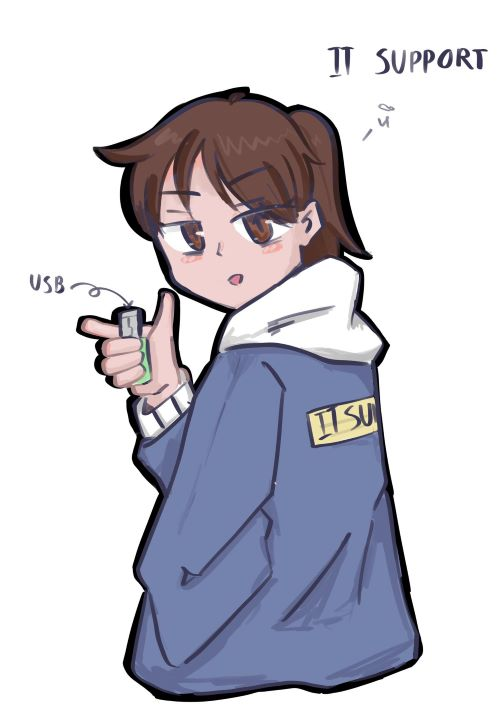
#> input picture image/lab.jpg, 500 x 707 px
$ python lab02.py
#> lines starting #> are read from the running program, lines starting #| are printed output that depends on the picture
import cv2
image = cv2.imread('image/lab.jpg')
#> image is the input picture: shape (707, 500, 3); mean B, G, R 208.1, 199, 199.8

n1 = cv2.resize(image,(500,650))
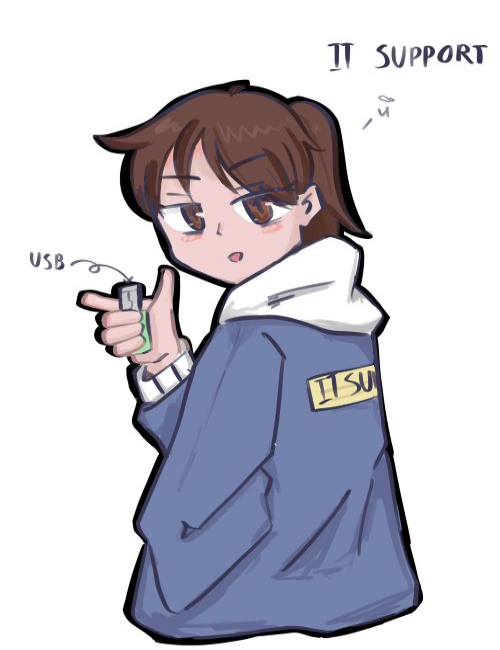
#> n1: shape (650, 500, 3); mean B, G, R 208.1, 199, 199.8

cv2.arrowedLine(n1, (0, 0), (500, 0), (179, 94, 255), 20)
cv2.arrowedLine(n1, (500, 0), (500, 650), (231, 114, 255), 20)
cv2.arrowedLine(n1, (500, 650), (0, 650), (255, 96, 154), 20)
cv2.arrowedLine(n1, (0, 650), (0, 00), (255, 209, 82), 20)

cv2.circle(n1, (250, 325), 250, (8, 107, 206), 10)
cv2.circle(n1, (250, 325), 125, (161, 219, 255), 10)
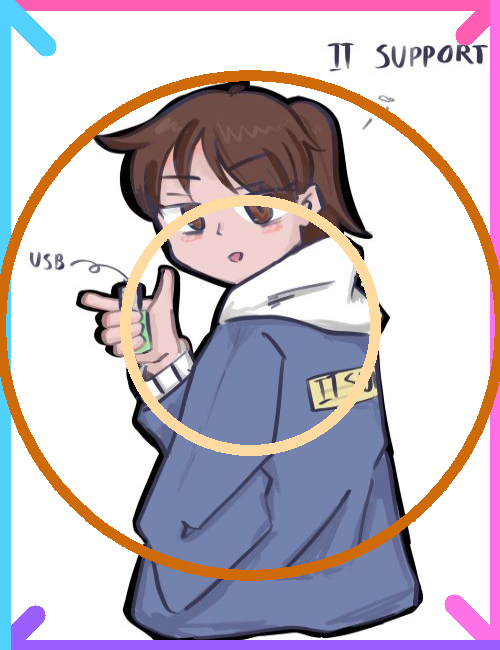
#> n1: shape (650, 500, 3); mean B, G, R 195, 185.6, 196.3
cv2.imshow('Panwasa 056350201003-3',n1)

cv2.waitKey(delay=100000)
cv2.destroyAllWindows
